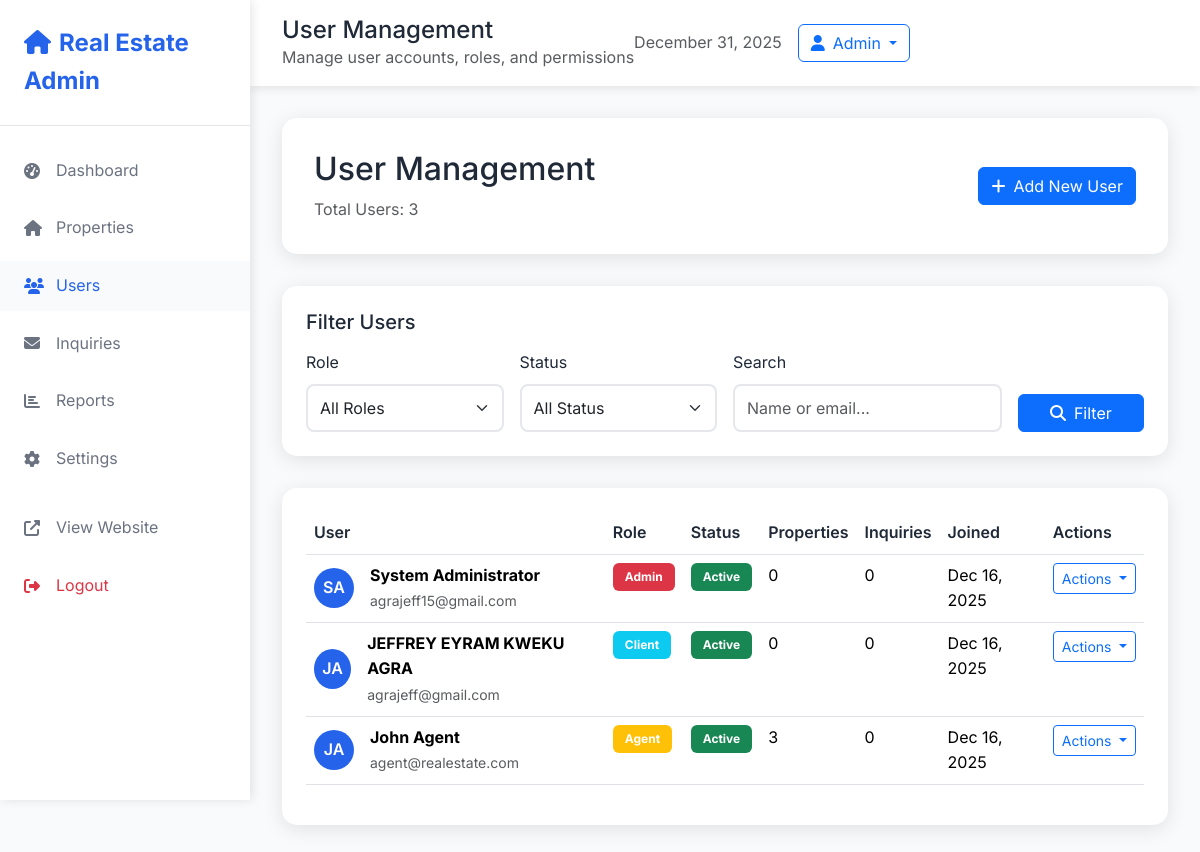
The page /admin/users.php (signed in) on the database its author committed.
### tables this page shows
CREATE TABLE `users` (
  `id` int(11) NOT NULL AUTO_INCREMENT,
  `first_name` varchar(100) NOT NULL,
  `last_name` varchar(100) NOT NULL,
  `email` varchar(150) NOT NULL,
  `phone` varchar(20) DEFAULT NULL,
  `password` varchar(255) NOT NULL,
  `role_id` int(11) NOT NULL DEFAULT 3,
  `profile_image` varchar(500) DEFAULT NULL,
  `email_verified` tinyint(1) DEFAULT 0,
  `email_verification_token` varchar(100) DEFAULT NULL,
  `password_reset_token` varchar(100) DEFAULT NULL,
  `password_reset_expires` timestamp NULL DEFAULT NULL,
  `last_login` timestamp NULL DEFAULT NULL,
  `login_attempts` int(11) DEFAULT 0,
  `locked_until` timestamp NULL DEFAULT NULL,
  `is_active` tinyint(1) DEFAULT 1,
  `bio` text DEFAULT NULL,
  `created_at` timestamp NOT NULL DEFAULT current_timestamp(),
  `updated_at` timestamp NOT NULL DEFAULT current_timestamp() ON UPDATE current_timestamp(),
  PRIMARY KEY (`id`),
  UNIQUE KEY `uk_email` (`email`),
  KEY `idx_email_active` (`email`, `is_active`),
  KEY `idx_role` (`role_id`),
  KEY `idx_user_search` (`first_name`, `last_name`, `email`),
  KEY `idx_user_status` (`is_active`, `role_id`)
);

CREATE TABLE `roles` (
  `id` int(11) NOT NULL AUTO_INCREMENT,
  `role_name` varchar(50) NOT NULL,
  `description` text DEFAULT NULL,
  `permissions` longtext DEFAULT NULL CHECK (json_valid(`permissions`)),
  `is_active` tinyint(1) DEFAULT 1,
  `created_at` timestamp NOT NULL DEFAULT current_timestamp(),
  `updated_at` timestamp NOT NULL DEFAULT current_timestamp() ON UPDATE current_timestamp(),
  PRIMARY KEY (`id`),
  UNIQUE KEY `uk_role_name` (`role_name`),
  KEY `idx_active` (`is_active`)
);

### admin/users.php (the view, shortened to what this page needs)
<?php
include('../Database/connection.php');
$search = isset($_GET['search']) ? filter_var(trim($_GET['search']), FILTER_SANITIZE_STRING) : '';
$page = isset($_GET['page']) ? (int)$_GET['page'] : 1;
$per_page = 20;
$where_conditions = [];
$where_clause = !empty($where_conditions) ? 'WHERE ' . implode(' AND ', $where_conditions) : '';
$count_query = "SELECT COUNT(*) as total FROM users u JOIN roles r ON u.role_id = r.id {$where_clause}";
$count_stmt = $conn->prepare($count_query);
$count_stmt->execute();
$total_users = $count_stmt->get_result()->fetch_assoc()['total'];
$offset = ($page - 1) * $per_page;
$users_query = "SELECT u.id, u.first_name, u.last_name, u.email, u.phone, u.is_active, u.created_at, r.role_name,
                COUNT(DISTINCT p.id) as property_count,
                COUNT(DISTINCT i.id) as inquiry_count
                FROM users u
                JOIN roles r ON u.role_id = r.id
                LEFT JOIN properties p ON u.id = p.user_id
                LEFT JOIN inquiries i ON u.id = i.client_id
                {$where_clause}
                GROUP BY u.id
                ORDER BY u.created_at DESC
                LIMIT {$per_page} OFFSET {$offset}";
$users_stmt = $conn->prepare($users_query);
$users_stmt->execute();
$users = $users_stmt->get_result()->fetch_all(MYSQLI_ASSOC);
?>
<!DOCTYPE html>
<html lang="en">
<head>
    <link rel="stylesheet" href="../bootstrap-5.3.7-dist/css/bootstrap.min.css">
    <link rel="stylesheet" href="https://cdnjs.cloudflare.com/ajax/libs/font-awesome/6.5.0/css/all.min.css">
</head>
<body>
<nav class="sidebar">
    <div class="sidebar-header">
        <a href="dashboard.php" class="sidebar-brand">
            <i class="fas fa-home me-2"></i>Real Estate Admin
        </a>
    </div>
    <div class="sidebar-nav">
        <ul class="nav flex-column">
            <li class="nav-item">
                <a href="dashboard.php" class="nav-link">
                    <i class="fas fa-tachometer-alt"></i>
                    Dashboard
                </a>
            </li>
            <li class="nav-item">
                <a href="properties.php" class="nav-link">
                    <i class="fas fa-home"></i>
                    Properties
                </a>
            </li>
            <li class="nav-item">
                <a href="users.php" class="nav-link active">
                    <i class="fas fa-users"></i>
                    Users
                </a>
            </li>
            <li class="nav-item">
                <a href="inquiries.php" class="nav-link">
                    <i class="fas fa-envelope"></i>
                    Inquiries
                </a>
            </li>
            <li class="nav-item">
                <a href="reports.php" class="nav-link">
                    <i class="fas fa-chart-bar"></i>
                    Reports
                </a>
            </li>
            <li class="nav-item">
                <a href="settings.php" class="nav-link">
                    <i class="fas fa-cog"></i>
                    Settings
                </a>
            </li>
            <li class="nav-item mt-3">
                <a href="../index.php" class="nav-link">
                    <i class="fas fa-external-link-alt"></i>
                    View Website
                </a>
            </li>
            <li class="nav-item">
                <a href="../logout.php" class="nav-link text-danger">
                    <i class="fas fa-sign-out-alt"></i>
                    Logout
                </a>
            </li>
        </ul>
    </div>
</nav>
<div class="main-content">
    <div class="top-navbar">
        <div>
            <h4 class="mb-0">User Management</h4>
            <p class="text-muted mb-0">Manage user accounts, roles, and permissions</p>
        </div>
        <div class="d-flex align-items-center">
            <span class="text-muted me-3"><?= date('F j, Y'); ?></span>
            <div class="dropdown">
                <button class="btn btn-outline-primary dropdown-toggle" type="button" data-bs-toggle="dropdown">
                    <i class="fas fa-user me-2"></i>Admin
                </button>
            </div>
        </div>
    </div>
    <div class="content-area">
        <div class="page-header">
            <div class="row align-items-center">
                <div class="col-md-8">
                    <h2 class="mb-2">User Management</h2>
                    <p class="text-muted mb-0">Total Users: <?= $total_users; ?></p>
                </div>
                <div class="col-md-4 text-md-end">
                    <a href="add_user.php" class="btn btn-primary">
                        <i class="fas fa-plus me-2"></i>Add New User
                    </a>
                </div>
            </div>
        </div>
        <div class="filter-section">
            <h5 class="mb-3">Filter Users</h5>
            <form method="GET" class="row g-3">
                <div class="col-md-3">
                    <label for="role" class="form-label">Role</label>
                    <select name="role" id="role" class="form-select">
                        <option value="">All Roles</option>
                    </select>
                </div>
                <div class="col-md-3">
                    <label for="status" class="form-label">Status</label>
                    <select name="status" id="status" class="form-select">
                        <option value="">All Status</option>
                    </select>
                </div>
                <div class="col-md-4">
                    <label for="search" class="form-label">Search</label>
                    <input type="text" name="search" id="search" class="form-control"
                           placeholder="Name or email..." value="<?= htmlspecialchars($search); ?>">
                </div>
                <div class="col-md-2 d-flex align-items-end">
                    <button type="submit" class="btn btn-primary w-100">
                        <i class="fas fa-search me-2"></i>Filter
                    </button>
                </div>
            </form>
        </div>
        <div class="table-card">
            <div class="table-responsive">
                <table class="table table-hover">
                    <thead>
                        <tr>
                            <th>User</th>
                            <th>Role</th>
                            <th>Status</th>
                            <th>Properties</th>
                            <th>Inquiries</th>
                            <th>Joined</th>
                            <th>Actions</th>
                        </tr>
                    </thead>
                    <tbody>
                        <?php foreach ($users as $user): ?>
                            <tr>
                                <td>
                                    <div class="d-flex align-items-center">
                                        <div class="user-avatar me-3">
                                            <?= strtoupper(substr($user['first_name'], 0, 1) . substr($user['last_name'], 0, 1)); ?>
                                        </div>
                                        <div>
                                            <div class="fw-bold"><?= htmlspecialchars($user['first_name'] . ' ' . $user['last_name']); ?></div>
                                            <small class="text-muted"><?= htmlspecialchars($user['email']); ?></small>
                                        </div>
                                    </div>
                                </td>
                                <td>
                                    <span class="badge bg-<?= $user['role_name'] === 'admin' ? 'danger' : ($user['role_name'] === 'agent' ? 'warning' : 'info'); ?>">
                                        <?= ucfirst($user['role_name']); ?>
                                    </span>
                                </td>
                                <td>
                                    <span class="badge bg-<?= $user['is_active'] ? 'success' : 'secondary'; ?>">
                                        <?= $user['is_active'] ? 'Active' : 'Inactive'; ?>
                                    </span>
                                </td>
                                <td><?= $user['property_count']; ?></td>
                                <td><?= $user['inquiry_count']; ?></td>
                                <td><?= date('M j, Y', strtotime($user['created_at'])); ?></td>
                                <td>
                                    <div class="dropdown">
                                        <button class="btn btn-outline-primary btn-sm dropdown-toggle" type="button" data-bs-toggle="dropdown">
                                            Actions
                                        </button>
                                    </div>
                                </td>
                            </tr>
                        <?php endforeach; ?>
                    </tbody>
                </table>
            </div>
        </div>
    </div>
</div>
</body>
</html>

### admin/users.php (style rules this page uses)
:root { --primary-color: #2563eb; --secondary-color: #1e40af; --accent-color: #3b82f6; --success-color: #10b981; --warning-color: #f59e0b; --danger-color: #ef4444; --dark-color: #1f2937; --light-color: #f8fafc; --text-muted: #6b7280; }
* { margin: 0; padding: 0; box-sizing: border-box; }
body { font-family: 'Inter', sans-serif; line-height: 1.6; color: var(--dark-color); background-color: var(--light-color); }
.sidebar { position: fixed; top: 0; left: 0; height: 100vh; width: 250px; background: white; box-shadow: 2px 0 10px rgba(0, 0, 0, 0.1); z-index: 1000; transition: all 0.3s ease; }
.sidebar-header { padding: 1.5rem; border-bottom: 1px solid #e5e7eb; }
.sidebar-brand { font-size: 1.5rem; font-weight: 700; color: var(--primary-color); text-decoration: none; }
.sidebar-nav { padding: 1rem 0; }
.nav-item { margin: 0.25rem 0; }
.nav-link { display: flex; align-items: center; padding: 0.75rem 1.5rem; color: var(--text-muted); text-decoration: none; transition: all 0.3s ease; }
.nav-link:hover, .nav-link.active { background: var(--light-color); color: var(--primary-color); }
.nav-link i { width: 20px; margin-right: 0.75rem; }
.main-content { margin-left: 250px; min-height: 100vh; }
.top-navbar { background: white; padding: 1rem 2rem; box-shadow: 0 2px 10px rgba(0, 0, 0, 0.1); display: flex; justify-content: between; align-items: center; }
.content-area { padding: 2rem; }
.page-header { background: white; border-radius: 15px; padding: 2rem; box-shadow: 0 4px 20px rgba(0, 0, 0, 0.1); margin-bottom: 2rem; }
.table-card { background: white; border-radius: 15px; padding: 1.5rem; box-shadow: 0 4px 20px rgba(0, 0, 0, 0.1); margin-bottom: 2rem; }
.table th { border-top: none; font-weight: 600; color: var(--dark-color); }
.badge { font-size: 0.75rem; padding: 0.5rem 0.75rem; }
.user-avatar { width: 40px; height: 40px; border-radius: 50%; background: var(--primary-color); display: flex; align-items: center; justify-content: center; color: white; font-weight: 600; }
.filter-section { background: white; border-radius: 15px; padding: 1.5rem; box-shadow: 0 4px 20px rgba(0, 0, 0, 0.1); margin-bottom: 2rem; }
.form-control, .form-select { border: 2px solid #e5e7eb; border-radius: 8px; padding: 10px 12px; transition: all 0.3s ease; }

### rows shown on the page
users: first_name+last_name "SA", first_name+last_name "System Administrator", email "agrajeff15@gmail.com", role.role_name "Admin", is_active "Active", property_count "0", inquiry_count "0", created_at "Dec 16, 2025"
users: first_name+last_name "JA", first_name+last_name "JEFFREY EYRAM KWEKU AGRA", email "agrajeff@gmail.com", role.role_name "Client", is_active "Active", property_count "0", inquiry_count "0", created_at "Dec 16, 2025"
users: first_name+last_name "JA", first_name+last_name "John Agent", email "agent@realestate.com", role.role_name "Agent", is_active "Active", property_count "3", inquiry_count "0", created_at "Dec 16, 2025"

### other values the page prints
$total_users "3"
